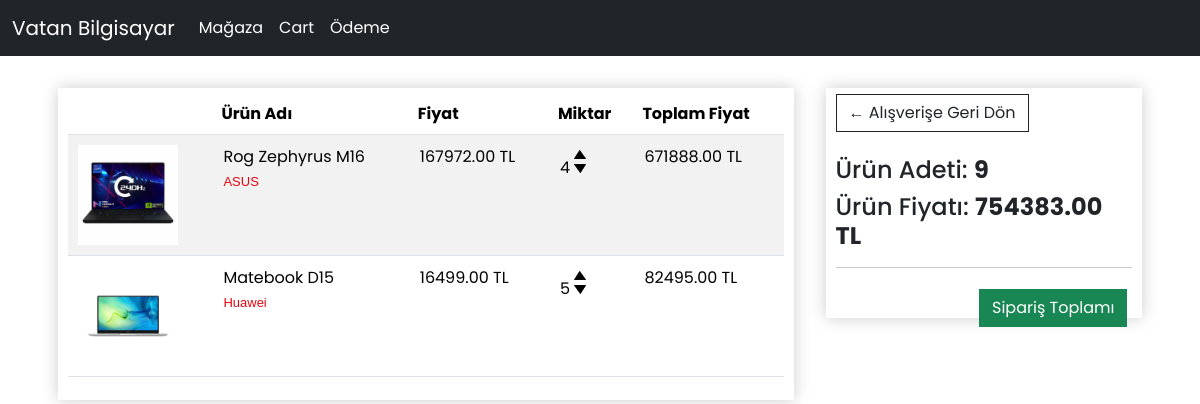
/cart/ (signed in), run on an earlier commit of the app's database.
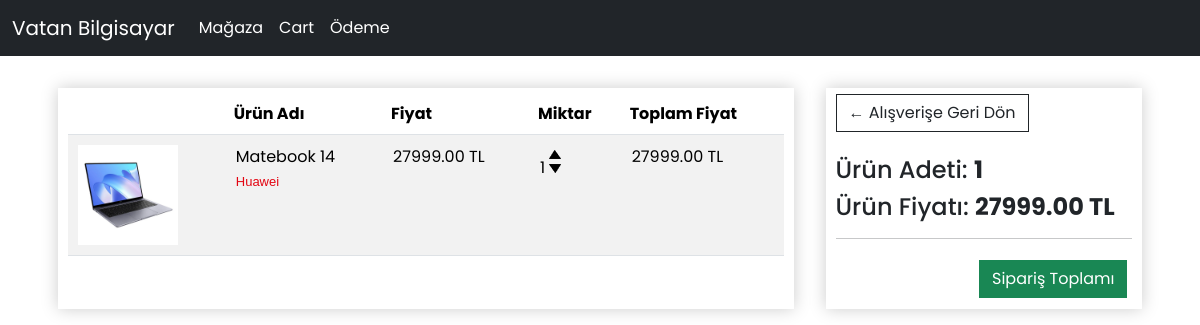
And on a later commit of the database.
### store/models.py (models this page shows, shortened)
class OrderItem(models.Model):
    order = models.ForeignKey(Order, on_delete=models.CASCADE)
    product = models.ForeignKey(Product, on_delete=models.CASCADE)
    amount = models.IntegerField(default=0, null=True, blank=True)
    date_added = models.DateTimeField(auto_now_add=True)
    @property
    def summary_price(self):
        return (self.amount * self.product.price)

class Product(models.Model):
    name = models.CharField(max_length=100)
    brand = models.CharField(max_length=100)
    summary = models.CharField(max_length=100)
    amount = models.IntegerField()
    price = models.FloatField()
    productDetail = models.ForeignKey(ProductDetail, on_delete=models.SET_NULL, blank=True, null=True)
    @property
    def getImage(self):
        try:
            image_url = self.itemimage_set.filter(product=self, image_order=1).get().image.url
        except:
            image_url = ''
        return image_url

class ItemImage(models.Model):
    product = models.ForeignKey(Product, on_delete=models.CASCADE, blank=True, null=True)
    image_order = models.IntegerField(null=True, blank=True)
    image = models.ImageField(null=True, blank=True)

class Order(models.Model):
    customer = models.ForeignKey(Customer, on_delete=models.CASCADE, null=True, blank=True)
    date_ordered = models.DateTimeField(auto_now_add=True)
    complete = models.BooleanField(default=False)
    @property
    def summary_item_count(self):
        orderitems = self.orderitem_set.all()
        item_count = 0
        for orderitem in orderitems:
            item_count += orderitem.amount
        return item_count
    @property
    def summary_item_price(self):
        orderitems = self.orderitem_set.all()
        price_sum = 0
        for orderitem in orderitems:
            price_sum += orderitem.amount * orderitem.product.price
        return price_sum

### store/views.py (the view)
# urls.py: path('cart/', views.cart, name='cart'),
def cart(request):
    if request.user.is_authenticated:
        customer = request.user.customer
        order, created = models.Order.objects.get_or_create(customer=customer, complete=False)
        items = order.orderitem_set.all()
        print("çalışıyor")
    else:
        items = []
        order = { 'summary_item_count':0, 'summary_item_price':0 }
    context = { "order" : order, "items" : items }
    return render(request, 'store/cart.html', context=context)

### store/templates/store/cart.html (shortened to what this page needs)
{% extends 'store/main.html' %}
{% load static %}
{% block content %}
<div class="container-md" id="cart-container">
    <div class="items thumbnail">
        <table class="table table-striped">
            <thead>
                <tr>
                    <th class="item-image" scope="col"></th>
                    <th scope="col">Ürün Adı</th>
                    <th scope="col">Fiyat</th>
                    <th scope="col">Miktar</th>
                    <th scope="col">Toplam Fiyat</th>
                </tr>
            </thead>
            <tbody>
                {% for item in items %}
                <tr>
                    <td id="item-image">
                        <img src="{{ item.product.getImage }}" alt="item_image">
                    </td>
                    <td>
                        {{ item.product.name }}
                        <br>
                        <small class="item-brand">{{ item.product.brand }}</small>
                    </td>
                    <td>{{ item.product.price|floatformat:2 }} TL</td>
                    <td>
                        {{ item.amount }}
                        <div class="quantity">
                            <img data-product="{{ item.product.id }}" data-action="add" class="chg-quantity update-cart" src="{% static 'images/arrow-up.png' %}">
                            <img data-product="{{ item.product.id }}" data-action="remove" class="chg-quantity update-cart" src="{% static 'images/arrow-down.png' %}">
                        </div>
                    </td>
                    <td>{{ item.summary_price|floatformat:2 }} TL</td>
                </tr>
                {% endfor %}
            </tbody>
        </table>
    </div>
    <div class="items-info thumbnail">
        <a href="{% url 'store:store' %}" class="btn btn-outline-dark no-curved">← Alışverişe Geri Dön</a>
        <br>
        <br>
        <div class="shopping-info">
            <h4>
                Ürün Adeti: <strong>{{ order.summary_item_count }}</strong>
            </h4>
            <h4>
                Ürün Fiyatı: <strong>{{ order.summary_item_price|floatformat:2 }} TL</strong>
            </h4>
            <hr>
            <a class="btn btn-success no-curved" style="float:right; margin:5px; clear:both;"
                href="{% url 'store:checkout' %}">Sipariş
                Toplamı</a>
        </div>
    </div>
</div>
{% endblock %}

### store/templates/store/main.html (shortened to what this page needs)
{% load static %}
<!DOCTYPE html>
<html lang="en">
<head>
    <link href="https://cdn.jsdelivr.net/npm/bootstrap@5.3.3/dist/css/bootstrap.min.css" rel="stylesheet"
>
    <link rel="stylesheet" href="{% static 'css/main.css' %}">
</head>
<body>
    <nav class="navbar navbar-expand-md navbar-dark bg-dark" aria-label="Fourth navbar example">
        <div class="container-fluid">
            <a class="navbar-brand" href="{% url 'store:store' %}">Vatan Bilgisayar</a>
            <div class="collapse navbar-collapse" id="navbarsExample04">
                <ul class="navbar-nav me-auto mb-2 mb-md-0">
                    <li class="nav-item">
                        <a class="nav-link active" aria-current="page" href="{% url 'store:store' %}">Mağaza</a>
                    </li>
                    <li class="nav-item">
                        <a class="nav-link active" aria-current="page" href="{% url 'store:cart' %}">Cart</a>
                    </li>
                    <li class="nav-item">
                        <a class="nav-link active" aria-current="page" href="{% url 'store:checkout' %}">Ödeme</a>
                    </li>
                </ul>
            </div>
        </div>
    </nav>
    {% block content %}
    {% endblock %}
</body>
</html>

### static/css/main.css (style rules this page uses)
body { font-family: "Poppins", sans-serif; }
.no-curved { border-radius: 0px !important; }
.table-striped thead, .table-striped tbody, .table-striped tbody tr td { box-sizing: border-box !important; padding: 10px !important; margin: 0px !important; }
#item-image img { width: 100px; }
.quantity { display: inline-block; font-weight: 700; padding-right: 10px; }
.chg-quantity { width: 12px; cursor: pointer; display: block; margin-top: 5px; transition: 0.1s; }
.thumbnail { box-sizing: border-box; margin: 2em 1em 0em 1em; padding: 0.6em 0em; box-shadow: hsl(0, 0%, 80%) 0 0 16px; }
.items { padding: 0.4em 0.6em; width: 70%; }
.items-info { width: 30%; padding: 0.4em 0.6em; max-height: 230px; }
#cart-container { display: flex; }
.item-brand { color: rgb(227, 6, 19); font-family: Arial, Helvetica, sans-serif; font-weight: 400; font-size: small; }

What changed in the data, as far as the page shows it:
removed OrderItem: product.getImage (picture), product.name "Rog Zephyrus M16", product.brand "ASUS", product.price "167972.00", amount "4", summary_price "671888.00"
removed OrderItem: product.getImage (picture), product.name "Matebook D15", product.brand "Huawei", product.price "16499.00", amount "5", summary_price "82495.00"
added OrderItem: product.getImage (picture), product.name "Matebook 14", product.brand "Huawei", product.price "27999.00", amount "1", summary_price "27999.00"
computed for Order: summary_item_count "9" → "1"; summary_item_price "754383.00" → "27999.00"
